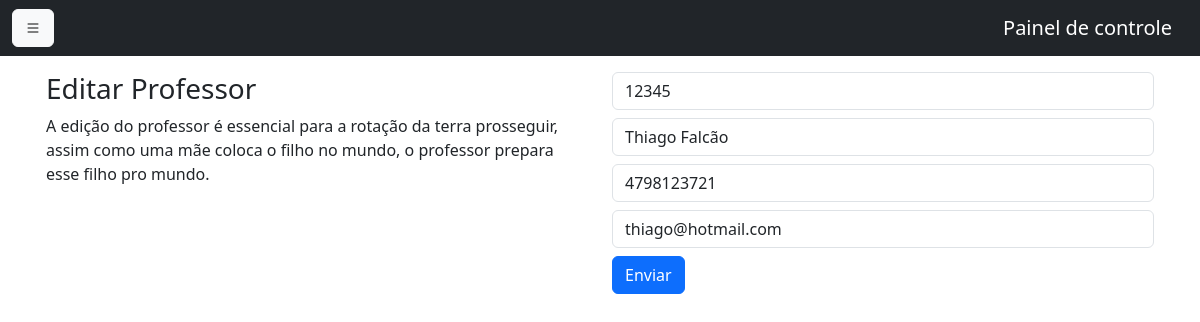
Screenshot of /professores/edit_professor.php?idProf=1 with the database file from the repository.
### tables this page shows
CREATE TABLE `professores` (
  `id` int(11) NOT NULL,
  `matricula` varchar(50) NOT NULL,
  `nome` varchar(100) NOT NULL,
  `telefone` varchar(50) NOT NULL,
  `email` varchar(50) NOT NULL
);

### professores/edit_professor.php (the view, shortened to what this page needs)
<?php
include("../header_dash.php");
include("../config/connection.php");
$idProf = $_GET['idProf'];
$sql = "SELECT * FROM professores WHERE id = $idProf";
$resultado = $pdo->query($sql);
$resultado = $resultado->fetch(PDO::FETCH_ASSOC);
?>
<div class="container p-3">
    <div>
        <div class="row">
            <div class="col-md-6">
                <h3>Editar Professor</h3>
                <p>A edição do professor é essencial para a rotação da terra prosseguir, assim como uma mãe coloca o filho no mundo, o professor prepara esse filho pro mundo.</p>
            </div>
            <div class="col-md-6">
                <form action="" method="post" enctype="multipart/form-data">
                    <div>
                        <label for="matricula" class="form-label w-100">
                            <input class="form-control" type="text" name="form_matricula" placeholder="Matrícula do Professor" id="matricula" value="<?php echo $resultado['matricula']; ?>" required>
                        </label>
                    </div>
                    <div>
                        <label for="nome" class="form-label w-100">
                            <input class="form-control" type="text" name="form_nome" placeholder="Nome do Professor" id="nome" value="<?php echo $resultado['nome']; ?>" required>
                        </label>
                    </div>
                    <div>
                        <label for="telefone" class="form-label w-100">
                            <input class="form-control" type="text" name="form_telefone" placeholder="Telefone do Professor" id="telefone" value="<?php echo $resultado['telefone']; ?>" required>
                        </label>
                    </div>
                    <div>
                        <label for="email" class="form-label w-100">
                            <input class="form-control" type="text" name="form_email" placeholder="eu@examepl.com" id="email" value="<?php echo $resultado['email']; ?>" required>
                        </label>
                    </div>
                    <input type="submit" class="btn btn-primary" value="Enviar">
                </form>
            </div>
        </div>
    </div>
</div>
<?php
include("../footer_dash.php");
?>

### rows the page displays
professores: form_matricula "12345", form_nome "Thiago Falcão", form_telefone "4798123721", form_email "thiago@hotmail.com"
